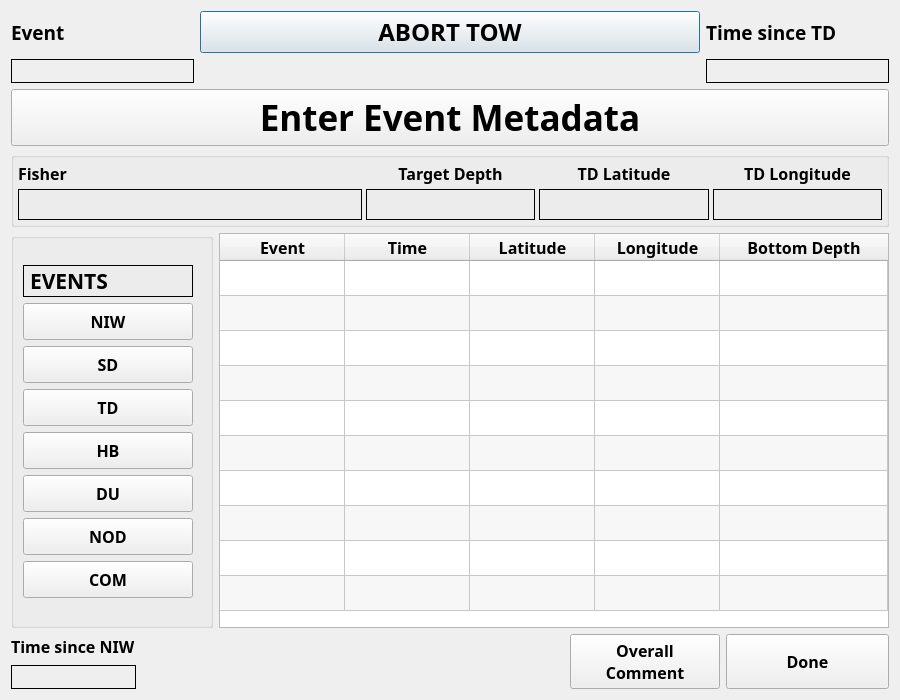
<?xml version="1.0" encoding="UTF-8"?>
<ui version="4.0">
 <class>FEATTrawlEvent</class>
 <widget class="QDialog" name="FEATTrawlEvent">
  <property name="geometry">
   <rect>
    <x>0</x>
    <y>0</y>
    <width>900</width>
    <height>700</height>
   </rect>
  </property>
  <property name="sizePolicy">
   <sizepolicy hsizetype="Fixed" vsizetype="Preferred">
    <horstretch>0</horstretch>
    <verstretch>0</verstretch>
   </sizepolicy>
  </property>
  <property name="minimumSize">
   <size>
    <width>900</width>
    <height>700</height>
   </size>
  </property>
  <property name="font">
   <font>
    <pointsize>18</pointsize>
   </font>
  </property>
  <property name="windowTitle">
   <string>CLAMS Haul</string>
  </property>
  <layout class="QVBoxLayout" name="verticalLayout_8">
   <item>
    <layout class="QGridLayout" name="gridLayout_2" columnstretch="0,0,0" columnminimumwidth="0,500,0">
     <item row="1" column="0">
      <widget class="QLabel" name="l_haul">
       <property name="font">
        <font>
         <pointsize>12</pointsize>
         <weight>75</weight>
         <bold>true</bold>
        </font>
       </property>
       <property name="frameShape">
        <enum>QFrame::Box</enum>
       </property>
       <property name="text">
        <string/>
       </property>
      </widget>
     </item>
     <item row="0" column="2">
      <widget class="QLabel" name="l_time">
       <property name="font">
        <font>
         <family>Arial Black</family>
         <pointsize>14</pointsize>
         <weight>75</weight>
         <bold>true</bold>
        </font>
       </property>
       <property name="text">
        <string>Time since TD</string>
       </property>
      </widget>
     </item>
     <item row="0" column="0">
      <widget class="QLabel" name="l_event">
       <property name="font">
        <font>
         <family>Arial Black</family>
         <pointsize>14</pointsize>
         <weight>75</weight>
         <bold>true</bold>
        </font>
       </property>
       <property name="text">
        <string>Event</string>
       </property>
      </widget>
     </item>
     <item row="1" column="2">
      <widget class="QLabel" name="l_timeTD">
       <property name="font">
        <font>
         <pointsize>14</pointsize>
         <weight>75</weight>
         <bold>true</bold>
        </font>
       </property>
       <property name="frameShape">
        <enum>QFrame::Box</enum>
       </property>
       <property name="text">
        <string/>
       </property>
      </widget>
     </item>
     <item row="1" column="1">
      <spacer name="horizontalSpacer_2">
       <property name="orientation">
        <enum>Qt::Horizontal</enum>
       </property>
       <property name="sizeType">
        <enum>QSizePolicy::Preferred</enum>
       </property>
       <property name="sizeHint" stdset="0">
        <size>
         <width>21</width>
         <height>20</height>
        </size>
       </property>
      </spacer>
     </item>
     <item row="0" column="1">
      <widget class="QPushButton" name="pb_abort">
       <property name="font">
        <font>
         <family>Arial Black</family>
         <pointsize>18</pointsize>
         <weight>75</weight>
         <bold>true</bold>
        </font>
       </property>
       <property name="text">
        <string>ABORT TOW</string>
       </property>
      </widget>
     </item>
    </layout>
   </item>
   <item>
    <widget class="QPushButton" name="pb_metadata">
     <property name="sizePolicy">
      <sizepolicy hsizetype="Minimum" vsizetype="Preferred">
       <horstretch>0</horstretch>
       <verstretch>0</verstretch>
      </sizepolicy>
     </property>
     <property name="minimumSize">
      <size>
       <width>0</width>
       <height>50</height>
      </size>
     </property>
     <property name="font">
      <font>
       <family>Arial Black</family>
       <pointsize>26</pointsize>
       <weight>75</weight>
       <bold>true</bold>
      </font>
     </property>
     <property name="text">
      <string>Enter Event Metadata</string>
     </property>
    </widget>
   </item>
   <item>
    <widget class="QGroupBox" name="optionsGroup">
     <property name="title">
      <string/>
     </property>
     <layout class="QVBoxLayout" name="verticalLayout_6">
      <property name="leftMargin">
       <number>4</number>
      </property>
      <property name="topMargin">
       <number>4</number>
      </property>
      <property name="rightMargin">
       <number>4</number>
      </property>
      <property name="bottomMargin">
       <number>4</number>
      </property>
      <item>
       <layout class="QHBoxLayout" name="horizontalLayout" stretch="40,60">
        <property name="spacing">
         <number>4</number>
        </property>
        <item>
         <layout class="QVBoxLayout" name="verticalLayout">
          <item>
           <widget class="QLabel" name="meta4">
            <property name="font">
             <font>
              <family>Arial Black</family>
              <pointsize>12</pointsize>
              <weight>75</weight>
              <bold>true</bold>
             </font>
            </property>
            <property name="text">
             <string>Fisher</string>
            </property>
           </widget>
          </item>
          <item>
           <widget class="QLabel" name="l_fisher">
            <property name="enabled">
             <bool>true</bool>
            </property>
            <property name="font">
             <font>
              <pointsize>19</pointsize>
              <weight>75</weight>
              <bold>true</bold>
             </font>
            </property>
            <property name="frameShape">
             <enum>QFrame::Box</enum>
            </property>
            <property name="text">
             <string/>
            </property>
           </widget>
          </item>
         </layout>
        </item>
        <item>
         <layout class="QGridLayout" name="gridLayout">
          <item row="0" column="2">
           <widget class="QLabel" name="meta3">
            <property name="font">
             <font>
              <family>Arial Black</family>
              <pointsize>12</pointsize>
              <weight>75</weight>
              <bold>true</bold>
             </font>
            </property>
            <property name="text">
             <string>TD Longitude</string>
            </property>
            <property name="alignment">
             <set>Qt::AlignCenter</set>
            </property>
           </widget>
          </item>
          <item row="1" column="0">
           <widget class="QLabel" name="l_td">
            <property name="font">
             <font>
              <pointsize>19</pointsize>
              <weight>75</weight>
              <bold>true</bold>
             </font>
            </property>
            <property name="frameShape">
             <enum>QFrame::Box</enum>
            </property>
            <property name="text">
             <string/>
            </property>
           </widget>
          </item>
          <item row="0" column="1">
           <widget class="QLabel" name="meta2">
            <property name="font">
             <font>
              <family>Arial Black</family>
              <pointsize>12</pointsize>
              <weight>75</weight>
              <bold>true</bold>
             </font>
            </property>
            <property name="text">
             <string>TD Latitude</string>
            </property>
            <property name="alignment">
             <set>Qt::AlignCenter</set>
            </property>
           </widget>
          </item>
          <item row="0" column="0">
           <widget class="QLabel" name="meta1">
            <property name="font">
             <font>
              <family>Arial Black</family>
              <pointsize>12</pointsize>
              <weight>75</weight>
              <bold>true</bold>
             </font>
            </property>
            <property name="text">
             <string>Target Depth</string>
            </property>
            <property name="alignment">
             <set>Qt::AlignCenter</set>
            </property>
           </widget>
          </item>
          <item row="1" column="1">
           <widget class="QLabel" name="l_tdLat">
            <property name="font">
             <font>
              <pointsize>19</pointsize>
              <weight>75</weight>
              <bold>true</bold>
             </font>
            </property>
            <property name="frameShape">
             <enum>QFrame::Box</enum>
            </property>
            <property name="text">
             <string/>
            </property>
           </widget>
          </item>
          <item row="1" column="2">
           <widget class="QLabel" name="l_tdLon">
            <property name="font">
             <font>
              <pointsize>19</pointsize>
              <weight>75</weight>
              <bold>true</bold>
             </font>
            </property>
            <property name="frameShape">
             <enum>QFrame::Box</enum>
            </property>
            <property name="text">
             <string/>
            </property>
           </widget>
          </item>
         </layout>
        </item>
       </layout>
      </item>
     </layout>
    </widget>
   </item>
   <item>
    <layout class="QHBoxLayout" name="horizontalLayout_2">
     <item>
      <widget class="QGroupBox" name="buttonsGroup">
       <property name="title">
        <string/>
       </property>
       <layout class="QVBoxLayout" name="verticalLayout_7">
        <item>
         <layout class="QVBoxLayout" name="verticalLayout_3">
          <property name="spacing">
           <number>6</number>
          </property>
          <property name="sizeConstraint">
           <enum>QLayout::SetFixedSize</enum>
          </property>
          <property name="leftMargin">
           <number>0</number>
          </property>
          <property name="topMargin">
           <number>0</number>
          </property>
          <property name="rightMargin">
           <number>8</number>
          </property>
          <item>
           <widget class="QLabel" name="label_2">
            <property name="sizePolicy">
             <sizepolicy hsizetype="Preferred" vsizetype="Fixed">
              <horstretch>0</horstretch>
              <verstretch>0</verstretch>
             </sizepolicy>
            </property>
            <property name="font">
             <font>
              <family>Arial Black</family>
              <pointsize>16</pointsize>
              <weight>75</weight>
              <bold>true</bold>
             </font>
            </property>
            <property name="frameShape">
             <enum>QFrame::Box</enum>
            </property>
            <property name="text">
             <string>EVENTS</string>
            </property>
            <property name="alignment">
             <set>Qt::AlignLeading|Qt::AlignLeft|Qt::AlignVCenter</set>
            </property>
           </widget>
          </item>
          <item>
           <widget class="QPushButton" name="pb_niw">
            <property name="minimumSize">
             <size>
              <width>170</width>
              <height>37</height>
             </size>
            </property>
            <property name="maximumSize">
             <size>
              <width>170</width>
              <height>36</height>
             </size>
            </property>
            <property name="font">
             <font>
              <family>Arial Black</family>
              <pointsize>12</pointsize>
              <weight>75</weight>
              <bold>true</bold>
             </font>
            </property>
            <property name="text">
             <string>NIW</string>
            </property>
           </widget>
          </item>
          <item>
           <widget class="QPushButton" name="pb_sd">
            <property name="minimumSize">
             <size>
              <width>170</width>
              <height>37</height>
             </size>
            </property>
            <property name="maximumSize">
             <size>
              <width>170</width>
              <height>36</height>
             </size>
            </property>
            <property name="font">
             <font>
              <family>Arial Black</family>
              <pointsize>12</pointsize>
              <weight>75</weight>
              <bold>true</bold>
             </font>
            </property>
            <property name="text">
             <string>SD</string>
            </property>
           </widget>
          </item>
          <item>
           <widget class="QPushButton" name="pb_td">
            <property name="minimumSize">
             <size>
              <width>170</width>
              <height>37</height>
             </size>
            </property>
            <property name="maximumSize">
             <size>
              <width>170</width>
              <height>36</height>
             </size>
            </property>
            <property name="font">
             <font>
              <family>Arial Black</family>
              <pointsize>12</pointsize>
              <weight>75</weight>
              <bold>true</bold>
             </font>
            </property>
            <property name="text">
             <string>TD</string>
            </property>
           </widget>
          </item>
          <item>
           <widget class="QPushButton" name="pb_hb">
            <property name="minimumSize">
             <size>
              <width>170</width>
              <height>37</height>
             </size>
            </property>
            <property name="maximumSize">
             <size>
              <width>170</width>
              <height>36</height>
             </size>
            </property>
            <property name="font">
             <font>
              <family>Arial Black</family>
              <pointsize>12</pointsize>
              <weight>75</weight>
              <bold>true</bold>
             </font>
            </property>
            <property name="text">
             <string>HB</string>
            </property>
           </widget>
          </item>
          <item>
           <widget class="QPushButton" name="pb_du">
            <property name="minimumSize">
             <size>
              <width>170</width>
              <height>37</height>
             </size>
            </property>
            <property name="font">
             <font>
              <family>Arial Black</family>
              <pointsize>12</pointsize>
              <weight>75</weight>
              <bold>true</bold>
             </font>
            </property>
            <property name="text">
             <string>DU</string>
            </property>
           </widget>
          </item>
          <item>
           <widget class="QPushButton" name="pb_nod">
            <property name="minimumSize">
             <size>
              <width>170</width>
              <height>37</height>
             </size>
            </property>
            <property name="maximumSize">
             <size>
              <width>170</width>
              <height>36</height>
             </size>
            </property>
            <property name="font">
             <font>
              <family>Arial Black</family>
              <pointsize>12</pointsize>
              <weight>75</weight>
              <bold>true</bold>
             </font>
            </property>
            <property name="text">
             <string>NOD</string>
            </property>
           </widget>
          </item>
          <item>
           <widget class="QPushButton" name="pb_com">
            <property name="minimumSize">
             <size>
              <width>170</width>
              <height>37</height>
             </size>
            </property>
            <property name="maximumSize">
             <size>
              <width>170</width>
              <height>36</height>
             </size>
            </property>
            <property name="font">
             <font>
              <family>Arial Black</family>
              <pointsize>12</pointsize>
              <weight>75</weight>
              <bold>true</bold>
             </font>
            </property>
            <property name="text">
             <string>COM</string>
            </property>
           </widget>
          </item>
         </layout>
        </item>
       </layout>
      </widget>
     </item>
     <item>
      <widget class="QTableWidget" name="dataTable">
       <property name="sizePolicy">
        <sizepolicy hsizetype="Expanding" vsizetype="Expanding">
         <horstretch>0</horstretch>
         <verstretch>0</verstretch>
        </sizepolicy>
       </property>
       <property name="minimumSize">
        <size>
         <width>0</width>
         <height>0</height>
        </size>
       </property>
       <property name="font">
        <font>
         <family>Arial Black</family>
         <pointsize>12</pointsize>
         <weight>75</weight>
         <bold>true</bold>
        </font>
       </property>
       <property name="verticalScrollBarPolicy">
        <enum>Qt::ScrollBarAsNeeded</enum>
       </property>
       <property name="horizontalScrollBarPolicy">
        <enum>Qt::ScrollBarAsNeeded</enum>
       </property>
       <property name="sizeAdjustPolicy">
        <enum>QAbstractScrollArea::AdjustToContents</enum>
       </property>
       <property name="editTriggers">
        <set>QAbstractItemView::NoEditTriggers</set>
       </property>
       <property name="alternatingRowColors">
        <bool>true</bool>
       </property>
       <property name="selectionMode">
        <enum>QAbstractItemView::SingleSelection</enum>
       </property>
       <property name="selectionBehavior">
        <enum>QAbstractItemView::SelectRows</enum>
       </property>
       <property name="columnCount">
        <number>5</number>
       </property>
       <attribute name="horizontalHeaderCascadingSectionResizes">
        <bool>true</bool>
       </attribute>
       <attribute name="horizontalHeaderMinimumSectionSize">
        <number>100</number>
       </attribute>
       <attribute name="horizontalHeaderDefaultSectionSize">
        <number>125</number>
       </attribute>
       <attribute name="horizontalHeaderStretchLastSection">
        <bool>true</bool>
       </attribute>
       <attribute name="verticalHeaderVisible">
        <bool>false</bool>
       </attribute>
       <attribute name="verticalHeaderDefaultSectionSize">
        <number>35</number>
       </attribute>
       <row>
        <property name="text">
         <string>New Row</string>
        </property>
       </row>
       <row>
        <property name="text">
         <string>New Row</string>
        </property>
       </row>
       <row>
        <property name="text">
         <string>New Row</string>
        </property>
       </row>
       <row>
        <property name="text">
         <string>New Row</string>
        </property>
       </row>
       <row>
        <property name="text">
         <string>New Row</string>
        </property>
       </row>
       <row>
        <property name="text">
         <string>New Row</string>
        </property>
       </row>
       <row>
        <property name="text">
         <string>New Row</string>
        </property>
       </row>
       <row>
        <property name="text">
         <string>New Row</string>
        </property>
       </row>
       <row>
        <property name="text">
         <string>New Row</string>
        </property>
       </row>
       <row>
        <property name="text">
         <string>New Row</string>
        </property>
       </row>
       <column>
        <property name="text">
         <string>Event</string>
        </property>
       </column>
       <column>
        <property name="text">
         <string>Time</string>
        </property>
       </column>
       <column>
        <property name="text">
         <string>Latitude</string>
        </property>
       </column>
       <column>
        <property name="text">
         <string>Longitude</string>
        </property>
       </column>
       <column>
        <property name="text">
         <string>Bottom Depth</string>
        </property>
       </column>
      </widget>
     </item>
    </layout>
   </item>
   <item>
    <layout class="QHBoxLayout" name="horizontalLayout_4" stretch="10,42,0,16">
     <item>
      <layout class="QVBoxLayout" name="verticalLayout_5">
       <item>
        <widget class="QLabel" name="label_42">
         <property name="font">
          <font>
           <family>Arial Black</family>
           <pointsize>12</pointsize>
           <weight>75</weight>
           <bold>true</bold>
          </font>
         </property>
         <property name="text">
          <string>Time since NIW</string>
         </property>
        </widget>
       </item>
       <item>
        <widget class="QLabel" name="elapseLabel">
         <property name="enabled">
          <bool>true</bool>
         </property>
         <property name="minimumSize">
          <size>
           <width>75</width>
           <height>0</height>
          </size>
         </property>
         <property name="font">
          <font>
           <pointsize>14</pointsize>
           <weight>75</weight>
           <bold>true</bold>
          </font>
         </property>
         <property name="frameShape">
          <enum>QFrame::Box</enum>
         </property>
         <property name="text">
          <string/>
         </property>
        </widget>
       </item>
      </layout>
     </item>
     <item>
      <layout class="QVBoxLayout" name="verticalLayout_4">
       <item>
        <layout class="QHBoxLayout" name="horizontalLayout_3">
         <item>
          <spacer name="horizontalSpacer">
           <property name="orientation">
            <enum>Qt::Horizontal</enum>
           </property>
           <property name="sizeHint" stdset="0">
            <size>
             <width>40</width>
             <height>20</height>
            </size>
           </property>
          </spacer>
         </item>
        </layout>
       </item>
      </layout>
     </item>
     <item>
      <widget class="QPushButton" name="commentBtn">
       <property name="sizePolicy">
        <sizepolicy hsizetype="Minimum" vsizetype="Preferred">
         <horstretch>0</horstretch>
         <verstretch>0</verstretch>
        </sizepolicy>
       </property>
       <property name="minimumSize">
        <size>
         <width>150</width>
         <height>55</height>
        </size>
       </property>
       <property name="font">
        <font>
         <family>Arial Black</family>
         <pointsize>12</pointsize>
         <weight>75</weight>
         <bold>true</bold>
        </font>
       </property>
       <property name="text">
        <string>Overall
Comment</string>
       </property>
      </widget>
     </item>
     <item>
      <widget class="QPushButton" name="doneBtn">
       <property name="sizePolicy">
        <sizepolicy hsizetype="Minimum" vsizetype="Preferred">
         <horstretch>0</horstretch>
         <verstretch>0</verstretch>
        </sizepolicy>
       </property>
       <property name="minimumSize">
        <size>
         <width>150</width>
         <height>55</height>
        </size>
       </property>
       <property name="font">
        <font>
         <family>Arial Black</family>
         <pointsize>12</pointsize>
         <weight>75</weight>
         <bold>true</bold>
        </font>
       </property>
       <property name="text">
        <string>Done</string>
       </property>
      </widget>
     </item>
    </layout>
   </item>
   <item>
    <layout class="QVBoxLayout" name="statusLayout"/>
   </item>
  </layout>
 </widget>
 <resources/>
 <connections/>
</ui>
